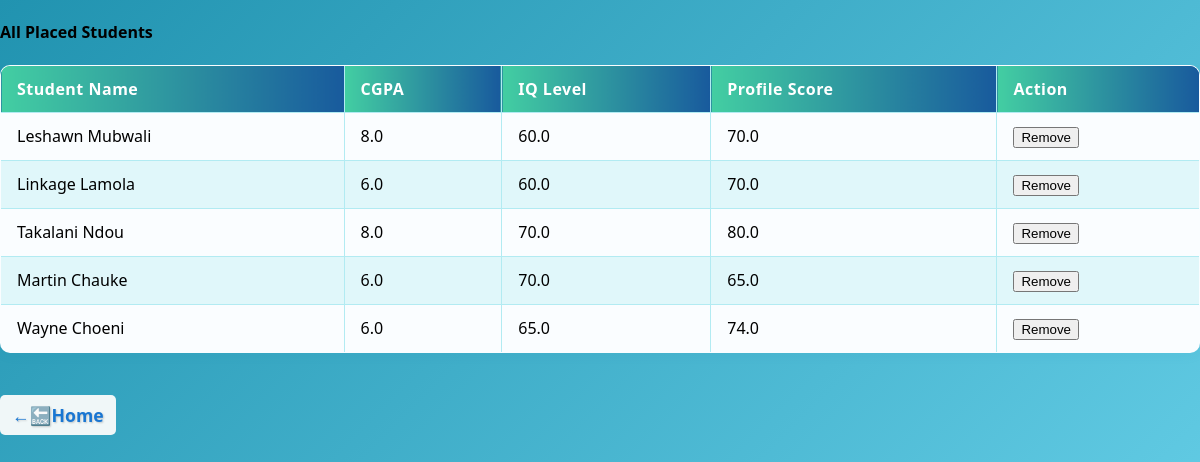
/my_placed_students (signed in), run on an earlier commit of the app's database.
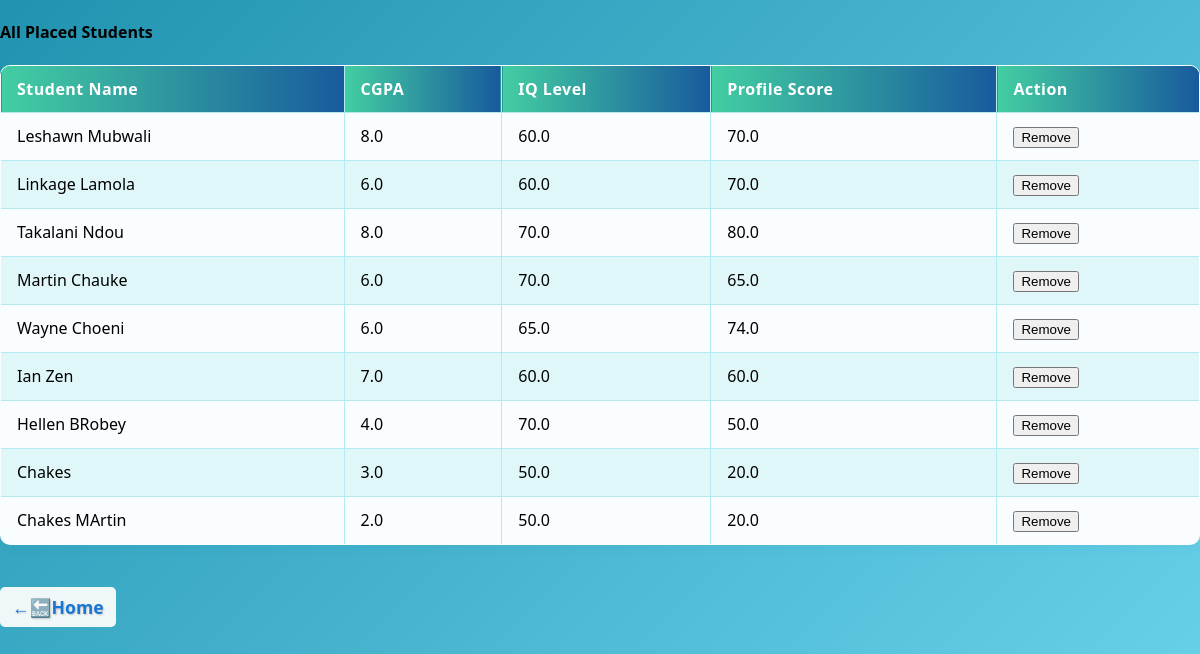
And on a later commit of the database.
### tables this page shows
CREATE TABLE placed_students(
        Id INTEGER PRIMARY KEY AUTOINCREMENT,
        User_id INTEGER,
        Student_name TEXT NOT NULL,
        CGPA REAL,
        IQ_level REAL,
        Profile_score REAL,
        FOREIGN KEY(User_id) REFERENCES users(id)
    );

### app.py (the view)
@app.route("/my_placed_students")
@login_required
def my_placed_students():
    user_id=session.get("user_id")
    conn=get_db_connection()
    placed_students=conn.execute("SELECT * FROM placed_students WHERE User_id=?", (user_id,)).fetchall()
    conn.close()
    return render_template("my_placed_students.html", placed_students=placed_students)

### app.py (called while the page is built)
def get_db_connection():
    conn=sqlite3.connect(DATABASE)
    conn.row_factory=sqlite3.Row
    return conn

def login_required(f):
    @wraps(f)
    def wrapper(*args,**kwargs):
        if "user_id" not in session:
            flash("Please log in to continue.","warning")
            return redirect(url_for("login"))
        return f(*args,**kwargs)
    return wrapper

### templates/my_placed_students.html (shortened to what this page needs)
<!DOCTYPE html>
<html>
<head>
</head>
<body>
    {% if placed_students %}
<h4 class="mt-5 mb-3">All Placed Students</h4>
<div style="overflow-x:auto;">
  <table class="table" border="1" cellpadding="8" style="width:100%;background:#fafdff">
    <thead>
      <tr style="background: linear-gradient(90deg,#43cea2 0%, #185a9d 100%); color:#fff;">
        <th>Student Name</th>
        <th>CGPA</th>
        <th>IQ Level</th>
        <th>Profile Score</th>
        <th>Action</th>
      </tr>
    </thead>
    <tbody>
      {% for student in placed_students %}
      <tr>
        <td>{{ student.Student_name }}</td>
        <td>{{ student.CGPA }}</td>
        <td>{{ student.IQ_level }}</td>
        <td>{{ student.Profile_score }}</td>
        <td>
            <form method="post" style="display:inline;">
              <button type="submit" class="remove-btn" onclick="return confirm('Are you sure want to remove {{ student.Student_name }}?')">Remove</button>
            </form>
        </td>
      </tr>
      {% endfor %}
    </tbody>
  </table>
  <a style="margin-top: 20px; display: inline-block; background-color: #f0f7f8; text-shadow: 1px 1px 2px rgba(0,0,0,0.2);
  border-radius: 5px; padding: 8px 12px;" href="{{ url_for('home')}}" class="back-link" >&larr;🔙Home</a>
</div>
{% else %}
  <p class="mt-5">No students placed yet!</p>
{% endif %}
</body>
</html>

### templates/my_placed_students.html (style rules this page uses)
body { font-family: 'Segoe UI', Arial, sans-serif; margin: 0; padding: 0; background: linear-gradient(135deg, #2193b0 0%, #6dd5ed 100%); min-height: 100vh; }
table { border-collapse: collapse; width: 100%; background: #fafdff; margin-bottom: 22px; border-radius: 10px; overflow: hidden; box-shadow: 0 2px 12px rgba(33,147,176,0.07); }
th, td { border: 1px solid #b2ebf2; padding: 12px 16px; text-align: left; }
th { background: linear-gradient(90deg, #43cea2 0%, #185a9d 100%); color: #fff; font-weight: 600; letter-spacing: 0.5px; }
tr:nth-child(even) { background: #e0f7fa; }
.back-link { text-decoration: none; color: #1976d2; font-weight: bold; font-size: 1.1em; margin-top: 10px; display: inline-block; }

What changed in the data, as far as the page shows it:
added placed_students: Student_name "Ian Zen", CGPA "7.0", IQ_level "60.0", Profile_score "60.0"
added placed_students: Student_name "Hellen BRobey", CGPA "4.0", IQ_level "70.0", Profile_score "50.0"
added placed_students: Student_name "Chakes", CGPA "3.0", IQ_level "50.0", Profile_score "20.0"
added placed_students: Student_name "Chakes MArtin", CGPA "2.0", IQ_level "50.0", Profile_score "20.0"
